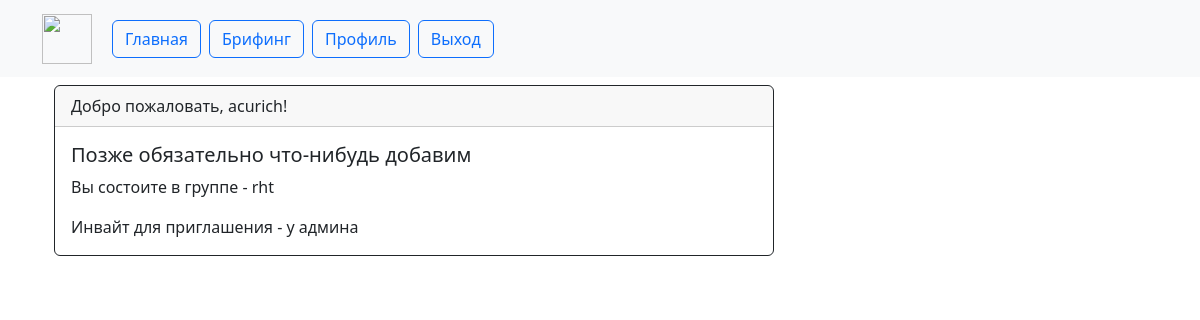
/profile (signed in), run on an earlier commit of the app's database.
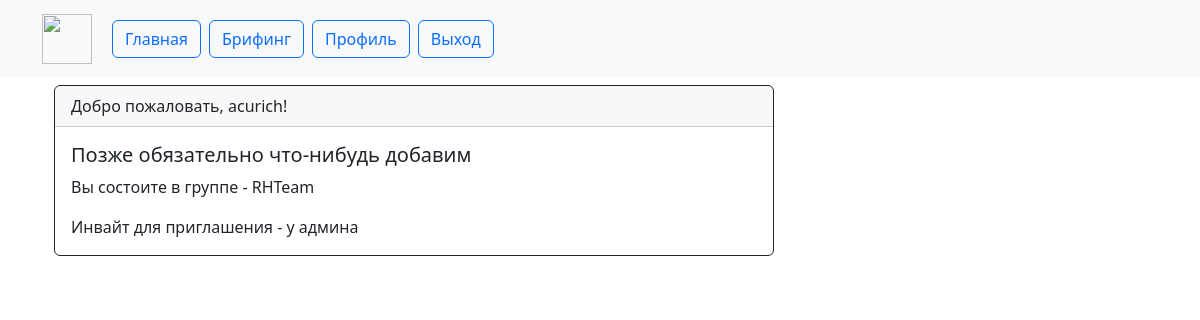
And on a later commit of the database.
### web/models.py (models this page shows)
class User(UserMixin, db.Model):
    id = db.Column(db.Integer, primary_key=True)
    name = db.Column(db.String(1000), unique=True)
    password = db.Column(db.String(100))
    email = db.Column(db.String(100), unique=True)
    active = db.Column(db.Boolean())
    group = db.Column(db.String(100))
    created_on = db.Column(db.DateTime(), default=datetime.now())

### web/main.py (the view)
@main.route('/profile')
@login_required
def profile():
    invite = 'd1a740a9-2012-4749-8d8d-43386e174714'
    return render_template('profile.html', invite=invite, name=current_user.name)

### web/__init__.py (called while the page is built)
def create_app():
    app = Flask(__name__)
    app.register_error_handler(404, page_not_found)
    app.config['SECRET_KEY'] = '33bf3cd3-ad1c-4429-b636-a807fc084e92_20ef441b-a7f2-4207-b0dc-543ca0d37aa2'
    app.config['SQLALCHEMY_DATABASE_URI'] = 'sqlite:///data.db'
    db.init_app(app)
    login_manager = LoginManager()
    login_manager.login_view = 'auth.login'
    login_manager.init_app(app)
    from .models import User
    with app.app_context():
        db.create_all()
    @login_manager.user_loader
    def load_user(user_id):
        return User.query.get(int(user_id))
    from .auth import auth as auth_blueprint
    app.register_blueprint(auth_blueprint)
    from .main import main as main_blueprint
    app.register_blueprint(main_blueprint)
    return app

### web/templates/profile.html
{% extends "base.html" %}
{% block content %}
<div class="container">
  <div class="card border-dark mb-3">
  <div class="card-header">Добро пожаловать, {{ name }}!</div>
  <div class="card-body text-dark">
    <h5 class="card-title">Позже обязательно что-нибудь добавим</h5>
     <p class="card-text">Вы состоите в группе - {{ current_user.group }}</p>
      <p class="card-text">Инвайт для приглашения - {% if current_user.group == 'admins' %} {{ invite }} {% else %} у админа {% endif %}</p>
  </div>
</div>
</div>
{% endblock %}

What changed in the data, as far as the page shows it:
changed User "acurich": group "rht" → "RHTeam"
